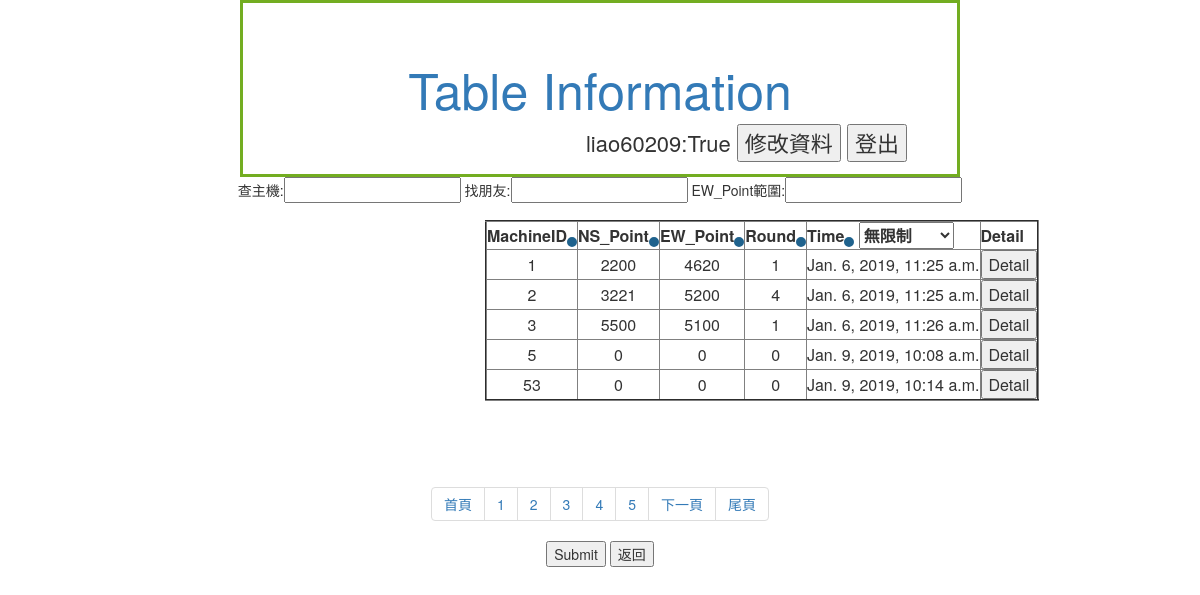
/Member/Table/ (signed in), run on the app's committed database.
### Member/models.py (models this page shows, shortened)
class table(models.Model):
    time = models.DateTimeField(verbose_name="time",auto_now=True)
    NS_TotalPoint = models.DecimalField(max_digits = 5,decimal_places=0)
    EW_TotalPoint = models.DecimalField(max_digits = 5,decimal_places=0)
    RoundNum = models.DecimalField(max_digits = 10,decimal_places=0)     #總共進行幾個ROUND Eg. 1/4/16
    MachineID = models.DecimalField(max_digits = 10,decimal_places=0)

### Member/views.py (the view, shortened to what this page needs)
# urls.py: path('Table/',views.tableinformation,name = 'table'),
@login_required(login_url='/Member/login/')
def tableinformation(request,tid='x'):
	permission = False
	seats = seat.objects.filter(PlayerID=request.user.id)
	mytable = []
	for s in seats:
		mytable.append(s.TableID.pk)
	mytable = set(mytable)		#去除重複
	tables = table.objects.filter(pk__in=mytable)		#一般使用者
	if request.user.is_staff==True:
		permission = True			#管理者
		tables = table.objects.all()
	name = Name(request)
	if	tid=="x":		# 牌桌資訊一覽
		paginator = Paginator(tables, 5)
		page = request.GET.get('page','1')
		tables = paginator.page(page)
		return render(request,"Member/table.html",locals())

### Member/views.py (called while the page is built)
def Name(request):
	name = request.user.first_name
	if name == "":
		name = request.user.username
	return name

### Member/templates/Member/table.html (shortened to what this page needs)
{% extends 'Member/base.html' %}
{%block title%}
    Table Information
{%endblock%}
{%block user%}
        {{name}}:{{permission}}
        <input type="button" value="修改資料" onclick="location='/Member/modify/'">
        <input type="button" value="登出" onclick="location='/Member/logout/'">
{%endblock%}
{%block content%}
<form method="post" action="/Member/Table/">
<div style="">
    查主機:<input type="text" name="BMBC">
    找朋友:<input type="text" name="Friend">
    EW_Point範圍:<input type="text" name="EW_Point"><br>
</div>
<div style="position:absolute;top:220px;left:485px">
    <table style="text-align:center;" border="2" align="center" >
        <tr><th>MachineID<input type="submit" name = 'order'value="MachineID"></th>
        <th>NS_Point<input type="submit" name = 'order'value="NS_TotalPoint"></th>
        <th>EW_Point<input type="submit" name = 'order'value="EW_TotalPoint"></th>
        <th>Round<input type="submit" name = 'order'value="RoundNum"></th>
        <th>Time<input type="submit" name = 'order'value="-time">
            <select name="TimeRange">
                <option value="99999">無限制</option>
            </select>
        </th>
        <th>Detail</th>
        {%for table in tables%}
        <tr>
        <td>{{table.MachineID}}</td>
        <td>{{table.NS_TotalPoint}}</td>
        <td>{{table.EW_TotalPoint}}</td>
        <td>{{table.RoundNum}}</td>
            <td>{{table.time}}</td>
        <td><input type="button" onclick="location.href='{{table.pk}}'"value="Detail"></td>
        </tr>
        {%endfor%}
    </table>
</div>
{%endblock%}
{%block bottom%}
    <div>
            <ul class="pagination">
            <li><a href="/Member/Table/?page=1">首頁</a></li>
                 {% for num in tables.paginator.page_range %}
                    <li><a href="/Member/Table/?page={{ num }}">{{ num }}</a></li>
                 {% endfor %}
                {% if tables.has_next %}
                     <li><a href="/Member/Table/?page={{ tables.next_page_number }}">下一頁</a></li>
                {% endif %}
                <li><a href="/Member/Table/?page={{ tables.paginator.num_pages }}">尾頁</a></li>
             </ul>
        </div>
<input type="submit" class="a">
{%endblock%}

### Member/templates/Member/table.html (style rules this page uses)
input[type=submit]:not(.a) { -webkit-border-radius: 60; -moz-border-radius: 60; border-radius: 60px; font-size: 0px; padding: 0px; border: solid #1f628d 5px; text-decoration: none; }

### data on the page
table: MachineID "1", NS_TotalPoint "2200", EW_TotalPoint "4620", RoundNum "1", time "Jan. 6, 2019, 11:25 a.m."
table: MachineID "2", NS_TotalPoint "3221", EW_TotalPoint "5200", RoundNum "4", time "Jan. 6, 2019, 11:25 a.m."
table: MachineID "3", NS_TotalPoint "5500", EW_TotalPoint "5100", RoundNum "1", time "Jan. 6, 2019, 11:26 a.m."
table: MachineID "5", NS_TotalPoint "0", EW_TotalPoint "0", RoundNum "0", time "Jan. 9, 2019, 10:08 a.m."
table: MachineID "53", NS_TotalPoint "0", EW_TotalPoint "0", RoundNum "0", time "Jan. 9, 2019, 10:14 a.m."

### other printed values
{{ name }} "liao60209"
{{ permission }} "True"
{{ num }} "1" "2" "3" "4" "5"
